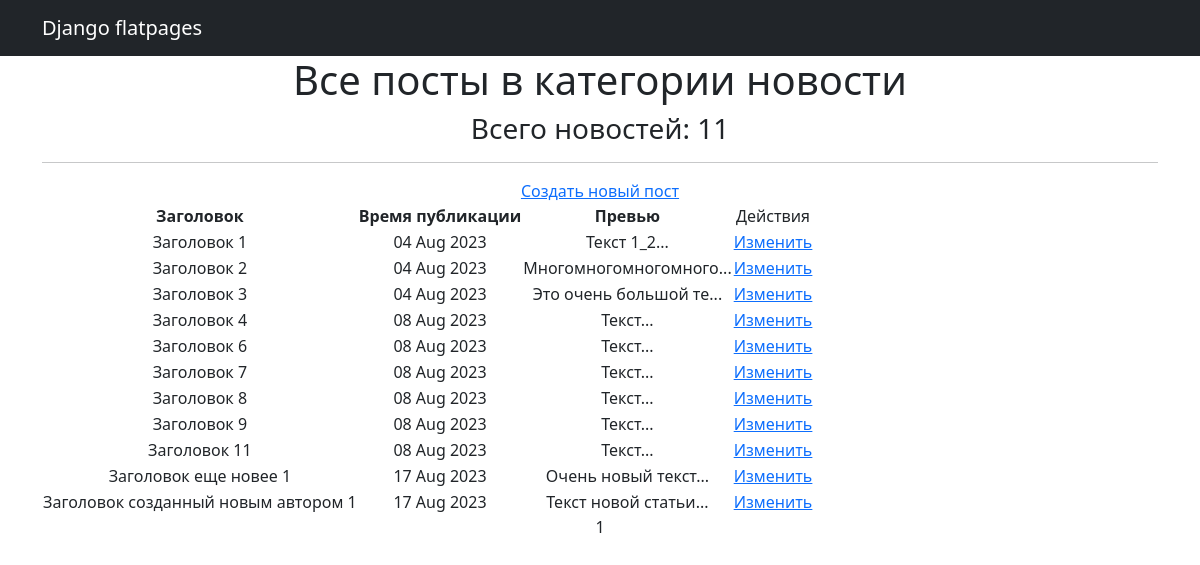
Page /posts/news/ (signed in) on the committed database.
### NewsPortal/models.py (models this page shows, shortened)
class Post(models.Model):
	article = 'AR'
	news = 'NW'
	TYPE = [
		(article, 'Статья'),
		(news, 'Новость')
	]
	type_post = models.CharField(max_length=2, choices=TYPE, default='NW')
	time_in = models.DateTimeField(auto_now_add=True)
	headline = models.CharField(max_length=128,)
	text = models.TextField()
	rating = models.IntegerField(default=0)
	to_author = models.ForeignKey(Author, on_delete=models.CASCADE)
	to_many_category = models.ManyToManyField(Category, through='PostCategory', related_name='n')
	def preview(self):
		return self.text[:20] + '...'

### NewsPortal/views.py (the view)
# urls.py: path('news/', NewsList.as_view(), name='news'),
class NewsList(LoginRequiredMixin, ListView):
    raise_exception = True
    model = Post
    template_name = 'news.html'
    context_object_name = 'news'
    paginate_by = 50
    def get_context_data(self, *, object_list=None, **kwargs):
        context = super().get_context_data(**kwargs)
        context['news'] = Post.objects.filter(type_post="NW")
        return context

### templates/news.html (shortened to what this page needs)
<!DOCTYPE html>
{% extends 'flatpages/default.html' %}
{% load custom_tags %}
{% block content %}
    <h1>Все посты в категории новости</h1>
    <h3>Всего новостей: {{ news|length }}</h3>
    <hr>
    {% if perms.NewsPortal.add_post %}
    <a href="{% url 'news_create' %}">Создать новый пост</a>
    {% endif %}
    {% if news %}
        <table>
            <tr>
                <th>Заголовок</th>
                <th>Время публикации</th>
                <th>Превью</th>
                {% if perms.NewsPortal.change_post %}
                <td>Действия</td>
                {% endif %}
            </tr>
            {% for n in news %}
            <tr>
                <td>{{ n.headline }}</td>
                <td>{{ n.time_in|date:'d M Y'  }}</td>
                <td>{{ n.preview }}</td>
                <td>
                    {% if perms.NewsPortal.change_post %}
                    <a href="{% url 'news_update' pk=n.id %}">Изменить</a>
                    {% endif %}
                </td>
            </tr>
            {% endfor %}
        </table>
    {% else %}
        <h2>Новостей нет! Вообще нет!</h2>
    {% endif %}
    {{ page_obj.number }}
{% endblock content%}

### rows in the picture
Post: headline "Заголовок 1", time_in "04 Aug 2023", preview "Текст 1_2..."
Post: headline "Заголовок 2", time_in "04 Aug 2023", preview "Многомногомногомного..."
Post: headline "Заголовок 3", time_in "04 Aug 2023", preview "Это очень большой те..."
Post: headline "Заголовок 4", time_in "08 Aug 2023", preview "Текст..."
Post: headline "Заголовок 6", time_in "08 Aug 2023", preview "Текст..."
Post: headline "Заголовок 7", time_in "08 Aug 2023", preview "Текст..."
Post: headline "Заголовок 8", time_in "08 Aug 2023", preview "Текст..."
Post: headline "Заголовок 9", time_in "08 Aug 2023", preview "Текст..."
Post: headline "Заголовок 11", time_in "08 Aug 2023", preview "Текст..."
Post: headline "Заголовок еще новее 1", time_in "17 Aug 2023", preview "Очень новый текст..."
Post: headline "Заголовок созданный новым автором 1", time_in "17 Aug 2023", preview "Текст новой статьи..."

### other values in the picture
{{ news|length }} "11"
{{ page_obj.number }} "1"
